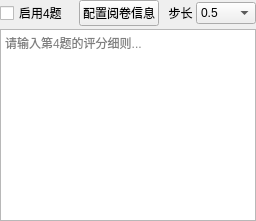
          <widget class="QWidget" name="tab_question4">
           <attribute name="title">
            <string>题目4</string>
           </attribute>
           <layout class="QVBoxLayout" name="verticalLayout_q4">
            <property name="spacing">
             <number>3</number>
            </property>
            <property name="leftMargin">
             <number>0</number>
            </property>
            <property name="topMargin">
             <number>0</number>
            </property>
            <property name="rightMargin">
             <number>0</number>
            </property>
            <property name="bottomMargin">
             <number>0</number>
            </property>
            <item>
             <layout class="QHBoxLayout" name="horizontalLayout_q4_header">
              <item>
               <widget class="QCheckBox" name="enableQuestion4">
                <property name="text">
                 <string>启用4题</string>
                </property>
               </widget>
              </item>
              <item>
               <widget class="QPushButton" name="configQuestion4">
                <property name="text">
                 <string>配置阅卷信息</string>
                </property>
               </widget>
              </item>
              <item>
               <widget class="QLabel" name="label_step4">
                <property name="sizePolicy">
                 <sizepolicy hsizetype="Fixed" vsizetype="Preferred">
                  <horstretch>0</horstretch>
                  <verstretch>0</verstretch>
                 </sizepolicy>
                </property>
                <property name="text">
                 <string>  步长</string>
                </property>
               </widget>
              </item>
              <item>
               <widget class="QComboBox" name="score_rounding_step_4">
                <property name="sizePolicy">
                 <sizepolicy hsizetype="Fixed" vsizetype="Fixed">
                  <horstretch>0</horstretch>
                  <verstretch>0</verstretch>
                 </sizepolicy>
                </property>
                <property name="minimumSize">
                 <size>
                  <width>60</width>
                  <height>0</height>
                 </size>
                </property>
                <item>
                 <property name="text">
                  <string>0.5</string>
                 </property>
                </item>
                <item>
                 <property name="text">
                  <string>1</string>
                 </property>
                </item>
               </widget>
              </item>
             </layout>
            </item>
            <item>
             <widget class="QPlainTextEdit" name="StandardAnswer_text_4">
              <property name="placeholderText">
               <string>请输入第4题的评分细则...</string>
              </property>
             </widget>
            </item>
           </layout>
          </widget>
